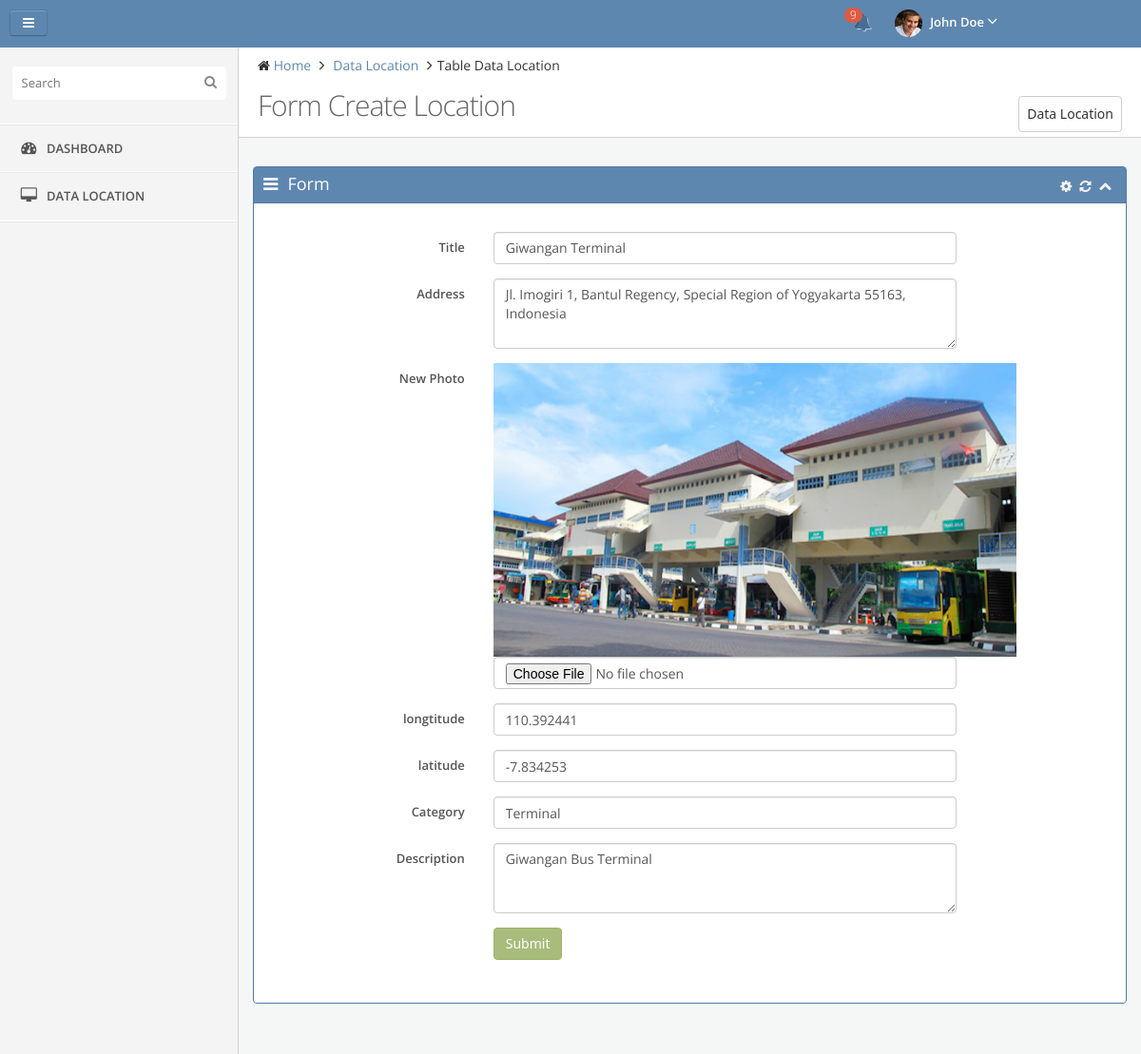
The page /location_edit.php?id=6 on the database its author committed.
### tables this page shows
CREATE TABLE IF NOT EXISTS `ws_location` (
`id_location` int(8) NOT NULL,
  `title` varchar(50) NOT NULL,
  `address` text NOT NULL,
  `photo` varchar(255) NOT NULL,
  `longtitude` double NOT NULL,
  `latitude` double NOT NULL,
  `category` varchar(50) NOT NULL,
  `description` text NOT NULL
);

### location_edit.php (the view, shortened to what this page needs)
<?php include "header.php";?>
	<section id="page">
				<div id="sidebar" class="sidebar">
					<div class="sidebar-menu nav-collapse">
						<div class="divide-20"></div>
						<div id="search-bar">
							<input class="search" type="text" placeholder="Search"><i class="fa fa-search search-icon"></i>
						</div>
						<ul>
							<li>
								<a href="index.html">
								<i class="fa fa-tachometer fa-fw"></i> <span class="menu-text">Dashboard</span>
								</a>
							</li>
							<li><a class="" href="location.php"><i class="fa fa-desktop fa-fw"></i> <span class="menu-text">Data Location</span></a></li>
						</ul>
					</div>
				</div>
		<div id="main-content">
			<div class="container">
				<div class="row">
					<div id="content" class="col-lg-12">
						<div class="row">
							<div class="col-sm-12">
								<div class="page-header">
									<ul class="breadcrumb">
										<li>
											<i class="fa fa-home"></i>
											<a href="index.html">Home</a>
										</li>
										<li>
											<a href="#">Data Location</a>
										</li>
										<li>Table Data Location</li>
									</ul>
									<div class="clearfix">
										<h3 class="content-title pull-left">Form Create Location</h3>
										<span class="date-range pull-right">
											<div class="btn-group">
												<a class="js_update btn btn-default" href="data_pendukuhan.html">Data Location</a>
											</div>
										</span>
									</div>
								</div>
							</div>
						</div>
						<div class="row">
							<div class="col-md-12">
										<div class="box border primary">
											<div class="box-title">
												<h4><i class="fa fa-bars"></i>Form</h4>
												<div class="tools hidden-xs">
													<a href="#box-config" data-toggle="modal" class="config">
														<i class="fa fa-cog"></i>
													</a>
													<a href="javascript:;" class="reload">
														<i class="fa fa-refresh"></i>
													</a>
													<a href="javascript:;" class="collapse">
														<i class="fa fa-chevron-up"></i>
													</a>
												</div>
											</div>
											<div class="box-body big">
											<?php
												$id = $_GET['id'];
												$query = mysql_query("SELECT * FROM ws_location where id_location='$id'");
												$hasil=mysql_fetch_array($query);
											?>
												<form class="form-horizontal" method="post" enctype="multipart/form-data">
												  <div class="form-group">
													<label class="col-sm-3 control-label">Title</label>
													<div class="col-sm-7">
													  <input type="text" class="form-control" name="title" value="<?php echo $hasil['title'];?>" required>
													</div>
												  </div>
												  <div class="form-group">
													<label class="col-sm-3 control-label">Address</label>
													<div class="col-sm-7">
													 <textarea class="form-control" rows="3" name="address" required><?php echo $hasil['address'];?></textarea>
													</div>
												  </div>
												  <div class="form-group">
													<label class="col-sm-3 control-label" for="inputGambar">New Photo</label>
														<div class="col-sm-7">
															<img src="<?php echo $hasil['photo'];?> " width="550px">
														  <input type="file" id="inputGambar" class="form-control" requered="required" name="gambar">
														</div>
												  </div>
												  <div class="form-group">
													<label class="col-sm-3 control-label">longtitude</label>
													<div class="col-sm-7">
													  <input type="text" class="form-control" name="longtitude"  value="<?php echo $hasil['longtitude'];?>" required>
													</div>
												  </div>
												  <div class="form-group">
													<label class="col-sm-3 control-label">latitude</label>
													<div class="col-sm-7">
													  <input type="text" class="form-control" name="latitude" value="<?php echo $hasil['latitude'];?>" required>
													</div>
												  </div>
												  <div class="form-group">
													<label class="col-sm-3 control-label">Category</label>
													<div class="col-sm-7">
													  <input type="text" class="form-control" name="category" value="<?php echo $hasil['category'];?>" required>
													</div>
												  </div>
												   <div class="form-group">
													<label class="col-sm-3 control-label">Description</label>
													<div class="col-sm-7">
													 <textarea class="form-control" rows="3" name="description" required><?php echo $hasil['description'];?></textarea>
													</div>
												  </div>
												  <div class="form-group">
													<label class="col-sm-3 control-label"></label>
													<div class="col-sm-7">
													 <button type="submit" class="btn btn-success">Submit</button>
													</div>
												  </div>
												 </form>
											</div>
										</div>
							</div>
						</div>
					</div>
				</div>
			</div>
		</div>
	</section>
</body>
</html>

### asset/css/themes/default.css (style rules this page uses)
#page { background: none repeat scroll 0 0 #f4f4f4; }
#sidebar { background: none repeat scroll 0 0 #f4f4f4; padding: 0 !important; width: 250px; position: absolute; border-bottom: 1px solid #e7e7e7; }
#sidebar * { text-overflow: ellipsis; }
.sidebar-menu > ul { list-style: none; margin: 0; padding: 0; margin-top: 15px; border-bottom: 1px solid #FFFFFF !important; border-top: 1px solid #FFFFFF !important; }
.sidebar-menu > ul > li { display: block; margin: 0; padding: 0; border: 0px; }
.sidebar-menu > ul > li > a { display: block; position: relative; margin: 0; border: 0 none; padding: 15px 15px 15px 20px; text-decoration: none; font-size: 13px; font-weight: 600; text-transform: uppercase; }
.sidebar-menu > ul > li a i { color: #555555; font-size: 16px; margin-right: 5px; }
.sidebar-menu > ul > li > a { border-bottom: 1px solid #ffffff !important; border-top: 1px solid #e7e7e7 !important; color: #555555 !important; }
.sidebar-menu > ul > li:last-child > a { border-bottom: 1px solid transparent !important; }
.sidebar-menu > ul > li a i { color: #555555; }
.sidebar-menu #search-bar { display: block; text-align: center; }
.sidebar-menu #search-bar .search { background: none repeat scroll 0 0 #ffffff; border: 0 none; border-radius: 4px; color: #555555; padding: 8px 10px; width: 90%; margin: 0 auto 10px; padding-right: 30px !important; }
.sidebar-menu #search-bar .search-icon { display: block; font-size: 14px; line-height: 1; position: absolute; right: 22px; top: 29px; color: #888888; }

### rows shown on the page
ws_location: title "Giwangan Terminal", address "Jl. Imogiri 1, Bantul Regency, Special Region of Yogyakarta 55163, Indonesia", photo (picture), longtitude "110.392441", latitude "-7.834253", category "Terminal", description "Giwangan Bus Terminal"
